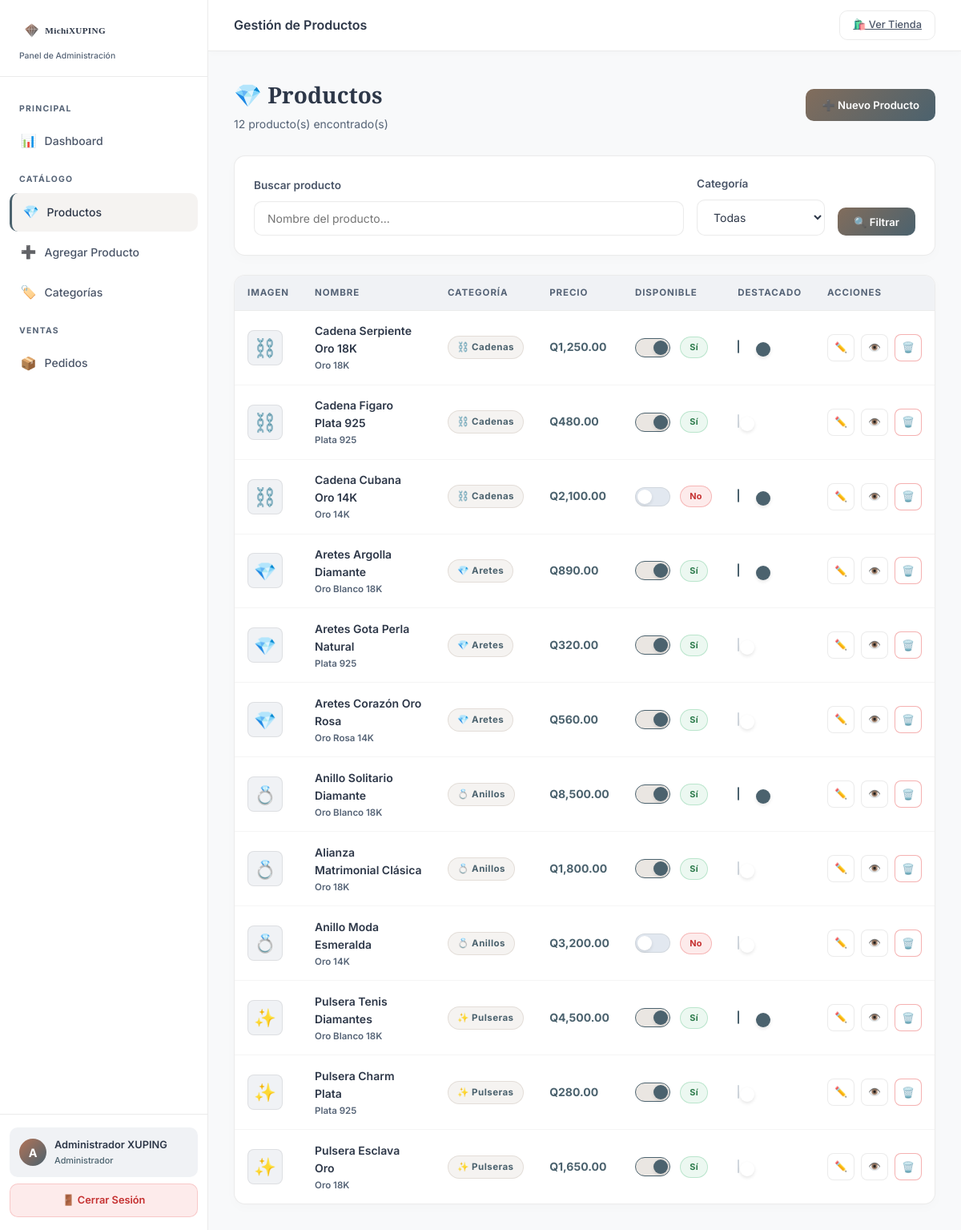
/admin/productos.php (signed in), run on the app's committed database.
### tables this page shows
CREATE TABLE IF NOT EXISTS productos (
    id INT AUTO_INCREMENT PRIMARY KEY,
    categoria_id INT,
    nombre VARCHAR(200) NOT NULL,
    descripcion TEXT,
    precio DECIMAL(10,2) NOT NULL DEFAULT 0.00,
    imagen VARCHAR(500) DEFAULT NULL,
    disponible TINYINT(1) DEFAULT 1,
    destacado TINYINT(1) DEFAULT 0,
    material VARCHAR(100) DEFAULT NULL,
    peso VARCHAR(50) DEFAULT NULL,
    created_at TIMESTAMP DEFAULT CURRENT_TIMESTAMP,
    updated_at TIMESTAMP DEFAULT CURRENT_TIMESTAMP ON UPDATE CURRENT_TIMESTAMP,
    FOREIGN KEY (categoria_id) REFERENCES categorias(id) ON DELETE SET NULL
);

CREATE TABLE IF NOT EXISTS categorias (
    id INT AUTO_INCREMENT PRIMARY KEY,
    nombre VARCHAR(100) NOT NULL,
    slug VARCHAR(100) NOT NULL UNIQUE,
    descripcion TEXT,
    icono VARCHAR(50) DEFAULT '💎',
    orden INT DEFAULT 0,
    activo TINYINT(1) DEFAULT 1,
    created_at TIMESTAMP DEFAULT CURRENT_TIMESTAMP
);

### admin/productos.php (the view, shortened to what this page needs)
<?php
require_once 'helpers.php';
$db = getDB();
$search     = trim($_GET['q'] ?? '');
$where = [];
$whereSQL = $where ? 'WHERE ' . implode(' AND ', $where) : '';
$stmt = $db->prepare("
    SELECT p.*, c.nombre as cat_nombre, c.icono as cat_icono
    FROM productos p
    LEFT JOIN categorias c ON p.categoria_id = c.id
    $whereSQL
    ORDER BY p.created_at DESC
");
$stmt->execute();
$productos = $stmt->get_result()->fetch_all(MYSQLI_ASSOC);
?>
<!DOCTYPE html>
<html lang="es">
<head>
    <link rel="stylesheet" href="../css/admin.css">
</head>
<body>
<div class="admin-layout">
    <main class="admin-main">
        <div class="admin-content">
            <div class="page-header">
                <div>
                    <h2 class="page-heading">💎 Productos</h2>
                    <p class="page-sub"><?= count($productos) ?> producto(s) encontrado(s)</p>
                </div>
                <a href="nuevo_producto.php" class="btn btn-primary" id="btn-nuevo-producto">➕ Nuevo Producto</a>
            </div>
            <div class="card" style="margin-bottom: 1.5rem;">
                <div class="card-body">
                    <form method="GET" action="productos.php" style="display: flex; gap: 1rem; flex-wrap: wrap; align-items: flex-end;">
                        <div class="form-group" style="margin-bottom:0; flex:1; min-width:200px;">
                            <label>Buscar producto</label>
                            <input type="text" name="q" class="form-control" placeholder="Nombre del producto..."
                                   value="<?= htmlspecialchars($search) ?>" id="search-input">
                        </div>
                        <div class="form-group" style="margin-bottom:0; min-width:160px;">
                            <label>Categoría</label>
                            <select name="categoria" class="form-control" id="filter-categoria">
                                <option value="">Todas</option>
                            </select>
                        </div>
                        <button type="submit" class="btn btn-primary" id="btn-filtrar">🔍 Filtrar</button>
                    </form>
                </div>
            </div>
            <div class="card">
                <div class="table-wrap">
                    <table id="productos-table">
                        <thead>
                            <tr>
                                <th>Imagen</th>
                                <th>Nombre</th>
                                <th>Categoría</th>
                                <th>Precio</th>
                                <th>Disponible</th>
                                <th>Destacado</th>
                                <th>Acciones</th>
                            </tr>
                        </thead>
                        <tbody>
                        <?php if (empty($productos)): ?>
                        <tr><td colspan="7" style="text-align:center; padding:3rem; color:var(--text-dim);">
                            No se encontraron productos.
                            <a href="nuevo_producto.php" style="color:var(--gold);">Agregar uno</a>
                        </td></tr>
                        <?php else: ?>
                        <?php foreach ($productos as $p): ?>
                        <tr id="product-row-<?= $p['id'] ?>">
                            <td>
                                <div class="table-img">
                                    <?php if ($p['imagen'] && file_exists('../uploads/productos/'.$p['imagen'])): ?>
                                    <img src="../uploads/productos/<?= htmlspecialchars($p['imagen']) ?>" alt="">
                                    <?php else: ?>
                                    <?= htmlspecialchars($p['cat_icono'] ?? '💎') ?>
                                    <?php endif; ?>
                                </div>
                            </td>
                            <td class="td-name" style="max-width:220px;">
                                <?= htmlspecialchars($p['nombre']) ?>
                                <?php if ($p['material']): ?>
                                <div style="font-size:0.72rem; color:var(--text-dim);"><?= htmlspecialchars($p['material']) ?></div>
                                <?php endif; ?>
                            </td>
                            <td><span class="badge badge-gold"><?= htmlspecialchars($p['cat_icono'] ?? '') ?> <?= htmlspecialchars($p['cat_nombre'] ?? '—') ?></span></td>
                            <td class="td-price">Q<?= number_format($p['precio'],2) ?></td>
                            <td>
                                <form method="POST" action="productos.php" style="display:inline;">
                                    <label class="toggle-wrap">
                                        <label class="toggle">
                                            <span class="toggle-slider"></span>
                                        </label>
                                        <span class="badge <?= $p['disponible'] ? 'badge-success' : 'badge-danger' ?>" style="font-size:0.68rem;">
                                            <?= $p['disponible'] ? 'Sí' : 'No' ?>
                                        </span>
                                    </label>
                                </form>
                            </td>
                            <td>
                                <form method="POST" action="productos.php" style="display:inline;">
                                    <label class="toggle">
                                        <span class="toggle-slider"></span>
                                    </label>
                                </form>
                            </td>
                            <td>
                                <div class="action-btns">
                                    <a href="editar_producto.php?id=<?= $p['id'] ?>" class="btn btn-sm btn-outline btn-icon" title="Editar" id="edit-<?= $p['id'] ?>">✏️</a>
                                    <a href="../producto.php?id=<?= $p['id'] ?>" target="_blank" class="btn btn-sm btn-outline btn-icon" title="Ver en tienda">👁️</a>
                                    <form method="POST" action="productos.php" style="display:inline;"
                                          onsubmit="return confirm('¿Eliminar este producto? Esta acción no se puede deshacer.')">
                                        <button type="submit" class="btn btn-sm btn-danger btn-icon" title="Eliminar" id="del-<?= $p['id'] ?>">🗑️</button>
                                    </form>
                                </div>
                            </td>
                        </tr>
                        <?php endforeach; ?>
                        <?php endif; ?>
                        </tbody>
                    </table>
                </div>
            </div>
        </div>
    </main>
</div>
</body>
</html>

### data on the page
productos: categoria.icono "⛓️", nombre "Cadena Serpiente Oro 18K", material "Oro 18K", categoria.nombre "Cadenas", precio "1,250.00", disponible "Sí"
productos: categoria.icono "⛓️", nombre "Cadena Figaro Plata 925", material "Plata 925", categoria.nombre "Cadenas", precio "480.00", disponible "Sí"
productos: categoria.icono "⛓️", nombre "Cadena Cubana Oro 14K", material "Oro 14K", categoria.nombre "Cadenas", precio "2,100.00", disponible "No"
productos: categoria.icono "💎", nombre "Aretes Argolla Diamante", material "Oro Blanco 18K", categoria.nombre "Aretes", precio "890.00", disponible "Sí"
productos: categoria.icono "💎", nombre "Aretes Gota Perla Natural", material "Plata 925", categoria.nombre "Aretes", precio "320.00", disponible "Sí"
productos: categoria.icono "💎", nombre "Aretes Corazón Oro Rosa", material "Oro Rosa 14K", categoria.nombre "Aretes", precio "560.00", disponible "Sí"
productos: categoria.icono "💍", nombre "Anillo Solitario Diamante", material "Oro Blanco 18K", categoria.nombre "Anillos", precio "8,500.00", disponible "Sí"
productos: categoria.icono "💍", nombre "Alianza Matrimonial Clásica", material "Oro 18K", categoria.nombre "Anillos", precio "1,800.00", disponible "Sí"
productos: categoria.icono "💍", nombre "Anillo Moda Esmeralda", material "Oro 14K", categoria.nombre "Anillos", precio "3,200.00", disponible "No"
productos: categoria.icono "✨", nombre "Pulsera Tenis Diamantes", material "Oro Blanco 18K", categoria.nombre "Pulseras", precio "4,500.00", disponible "Sí"
productos: categoria.icono "✨", nombre "Pulsera Charm Plata", material "Plata 925", categoria.nombre "Pulseras", precio "280.00", disponible "Sí"
productos: categoria.icono "✨", nombre "Pulsera Esclava Oro", material "Oro 18K", categoria.nombre "Pulseras", precio "1,650.00", disponible "Sí"

### other printed values
$initial "A"
$user['nombre'] "Administrador XUPING"
$title "Gestión de Productos"
count($productos) "12"
